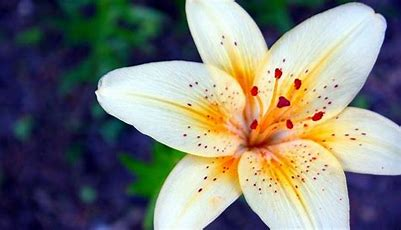
%> input picture image.jfif, 401 x 230 px
$ octave IVA_lab3_Mahalakshmi18.m   (GNU Octave 9; MATLAB toolbox functions it lacks are replaced by stand-ins)
%> lines starting %> are read from the running program, lines starting %| are printed output that depends on the picture
I=imread('image.jfif');
%> I is the input picture: size 230x401x3 uint8; mean R, G, B 125, 125.8, 120.5
I_Mirror=flip(I,2);
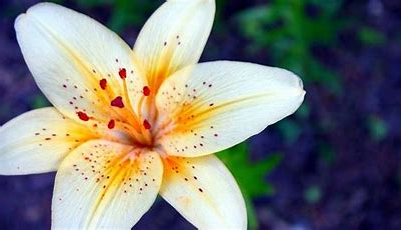
%> I_Mirror: size 230x401x3 uint8; mean R, G, B 125, 125.8, 120.5; mean of the top-left, top-right, bottom-left and bottom-right quarters 166.5, 83.4, 166.5, 78.9
I_Reverse=flip(I,1);
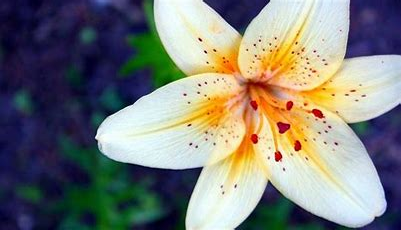
%> I_Reverse: size 230x401x3 uint8; mean R, G, B 125, 125.8, 120.5; mean of the top-left, top-right, bottom-left and bottom-right quarters 78.3, 166.7, 82.8, 166.7
I_mirrev=flip(I_Reverse,2);
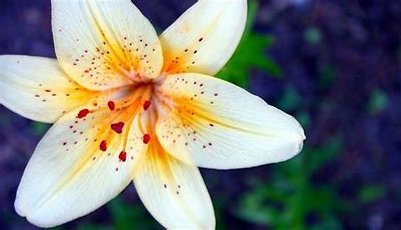
%> I_mirrev: size 230x401x3 uint8; mean R, G, B 125, 125.8, 120.5; mean of the top-left, top-right, bottom-left and bottom-right quarters 166.5, 78.9, 166.5, 83.4
figure
subplot(2,2,1),imshow(I);title('original image');
subplot(2,2,2), imshow(I_Mirror);title('mirror image');
subplot(2,2,3),imshow(I_Reverse);title('reverse image');
